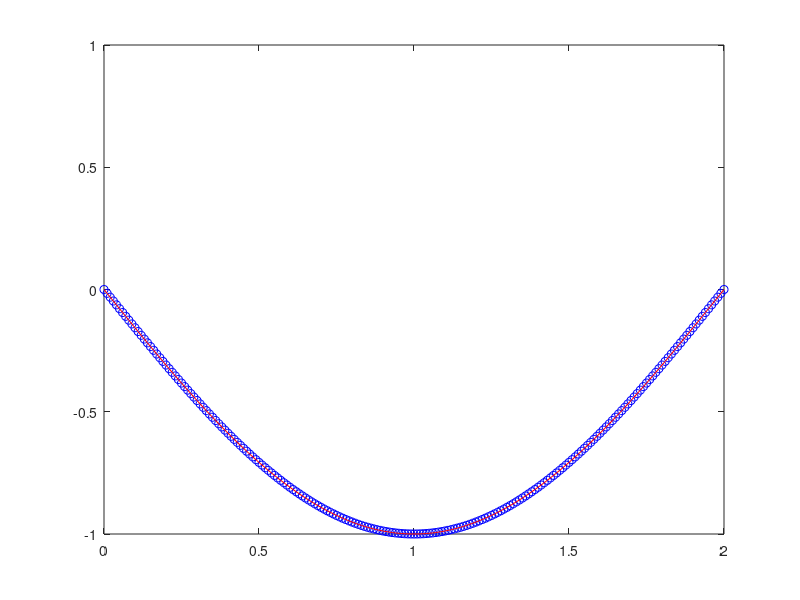

This figure's MATLAB source:
% Solve the wave equation:
%       u_tt = c.u_xx
% c=1, u(x,0) = sin(pi x/L), u_t(x,0) = 0
% on the Domain 0<=x<=L . u(0,t) = u(L,t) = 0

%@TMitchell - 16.05.19
% Define System:
c = 1;
L = 2;
T = 2;
% Define Discretisation:
dx = 0.01; dt = 0.005;
x = 0:dx:L; m = length(x);
t = 0:dt:T; n = length(t);
u = zeros(m,n);

% Define Initial conditions
u(:,1) = sin(pi * x/L);
u(:,2) = u(:,1); % Given u_t(x,0) = 0

for time = 3:n
    %Interior update
   u(2:m-1,time) = 2*u(2:m-1, time-1) - u(2:m-1,time-2) + ...
                 (c*dt/dx)^2 * ...
                 (u(3:m,time-1)-2*u(2:m-1, time-1)+u(1:m-2,time-1));
    %Boundary values
    u(1,time) = 0;
    u(m,time) = 0;
end

%plot me:
for iter = 1:n
    plot(x,u(:,iter), 'bo', x, sin(pi*x/L)*cos(c*pi*(iter-1)*dt/L), 'r-')
    ylim([-1 1]); drawnow; pause(0.1)
end

